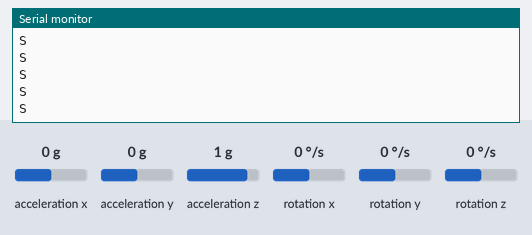
Bench run of a sketch on a simulated Arduino Uno, built with avr-gcc and run on an emulated ATmega328P. Shown: the last lines printed to the serial monitor. The inputs (shaded band) are chosen by the test bench; at power-on: acceleration x 0 g, acceleration y 0 g, acceleration z 1 g, rotation x 0 °/s, rotation y 0 °/s, rotation z 0 °/s.

Above: at 1.2 s.
1.3 s: acceleration x set to -1.4 g
At 1.36 s:
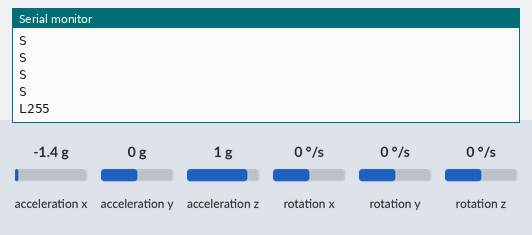
3.2 s: acceleration x set to 0.8 g
At 3.23 s:
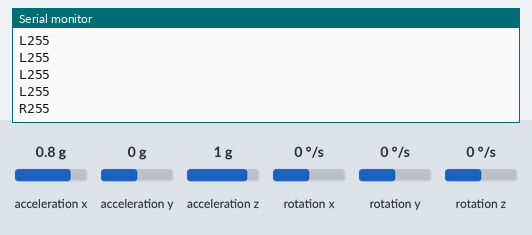
5.1 s: acceleration y set to -1.4 g
At 5.11 s:
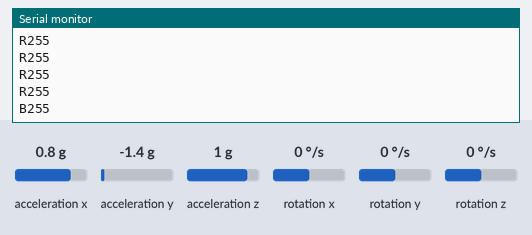
7.0 s: acceleration y set to 1.4 g
At 7.09 s:
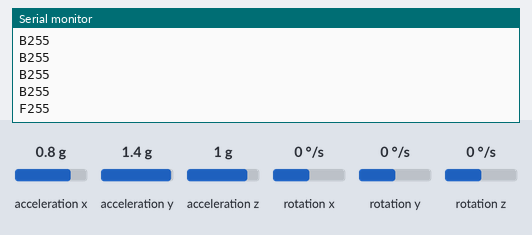

The sketch:

transmitter_arduino.ino
```cpp
#include <Wire.h>
#include <MPU6050.h>
#include <math.h>

MPU6050 mpu;

void setup() {
  Serial.begin(115200);
  Wire.begin();

  mpu.initialize();
  if (!mpu.testConnection()) {
    Serial.println("0");
    while (true);
  }
}

void loop() {
  int16_t ax, ay, az, gx, gy, gz;
  mpu.getMotion6(&ax, &ay, &az, &gx, &gy, &gz);

  float pitch = ay / 16384.0;
  float roll  = ax / 16384.0;

  int spd = 0;
  String cmd = "S";

  float deadzone = 0.2;

  if (abs(pitch) > abs(roll)) {
    if (pitch > deadzone) {
      spd = constrain((int)(pitch * 400), 0, 255);
      cmd = "F" + String(spd);
    } else if (pitch < -deadzone) {
      spd = constrain((int)(abs(pitch) * 400), 0, 255);
      cmd = "B" + String(spd);
    } else {
      cmd = "S";
    }
  } else {
    if (roll > deadzone) {
      spd = constrain((int)(roll * 400), 0, 255);
      cmd = "R" + String(spd);
    } else if (roll < -deadzone) {
      spd = constrain((int)(abs(roll) * 400), 0, 255);
      cmd = "L" + String(spd);
    } else {
      cmd = "S";
    }
  }

  Serial.println(cmd);
  delay(100);
}
```

Measured:
- after the input at 1.3 s, the serial monitor: prints a new line after 0.06 s (image 1)
- after the input at 3.2 s, the serial monitor: prints a new line at once (image 2)
- after the input at 5.1 s, the serial monitor: prints a new line at once (image 3)
- after the input at 7.0 s, the serial monitor: prints a new line after 0.08 s (image 4)
